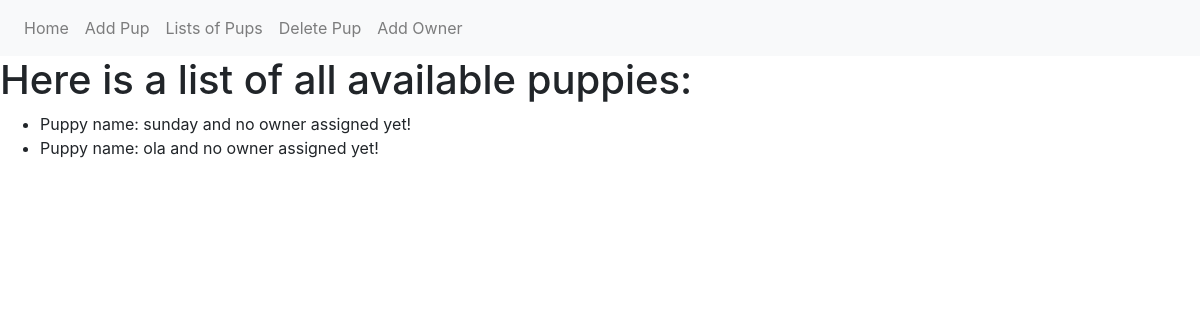
/list, run on an earlier commit of the app's database.
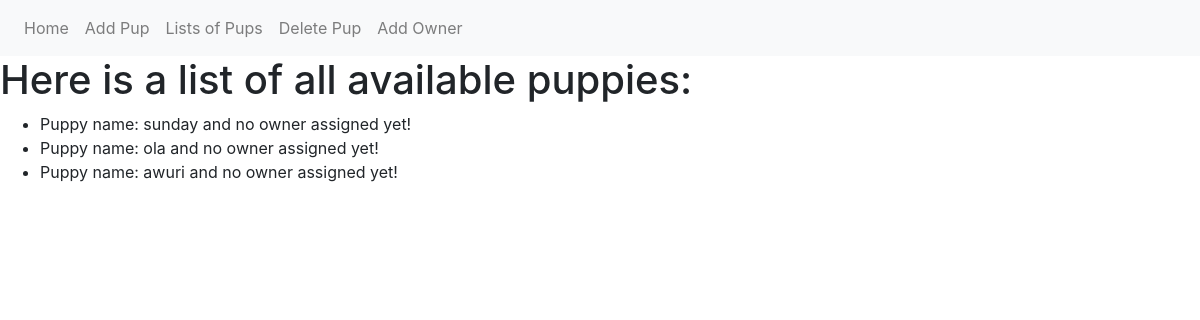
And on a later commit of the database.
### adoption_site.py (models this page shows, shortened)
class Puppy(db.Model):
    __tablename__ = 'puppies'
    id = db.Column(db.Integer,primary_key=True)
    name = db.Column(db.Text)
    owner = db.relationship('Owner',backref = 'puppy',uselist=False)
    def __repr__(self):
        if self.owner:
           return f"Puppy name: {self.name} and owner is {self.owner.name}"
        else:
            return f"Puppy name: {self.name} and no owner assigned yet!"

### adoption_site.py (the view)
@app.route('/list')
def list_pup():
    puppies = Puppy.query.all()
    return render_template('list.html',puppies=puppies)

### templates/list.html
{% extends 'base.html' %}
{% block content %}
   <div class="jumbotrom">
       <h1>Here is a list of all available puppies:</h1>
       <ul>
           {% for pup in puppies %}
             <li>{{pup}}</li>
           {% endfor %}
       </ul>
   </div>
{% endblock %}

What changed in the data, as far as the page shows it:
added Puppy: name "Puppy name: awuri and no owner assigned yet!"
